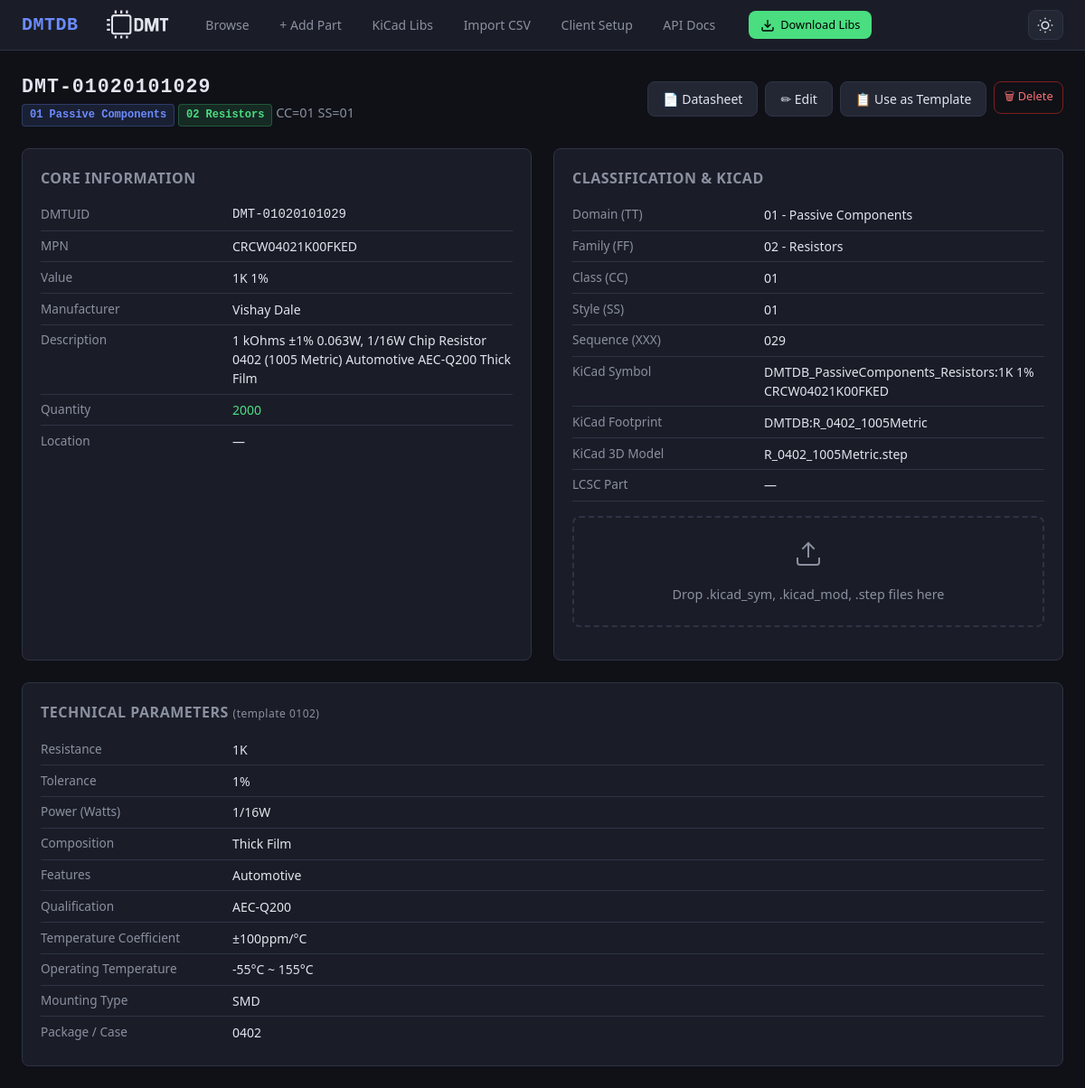
Page /part/DMT-01020101029 on the earlier database version.
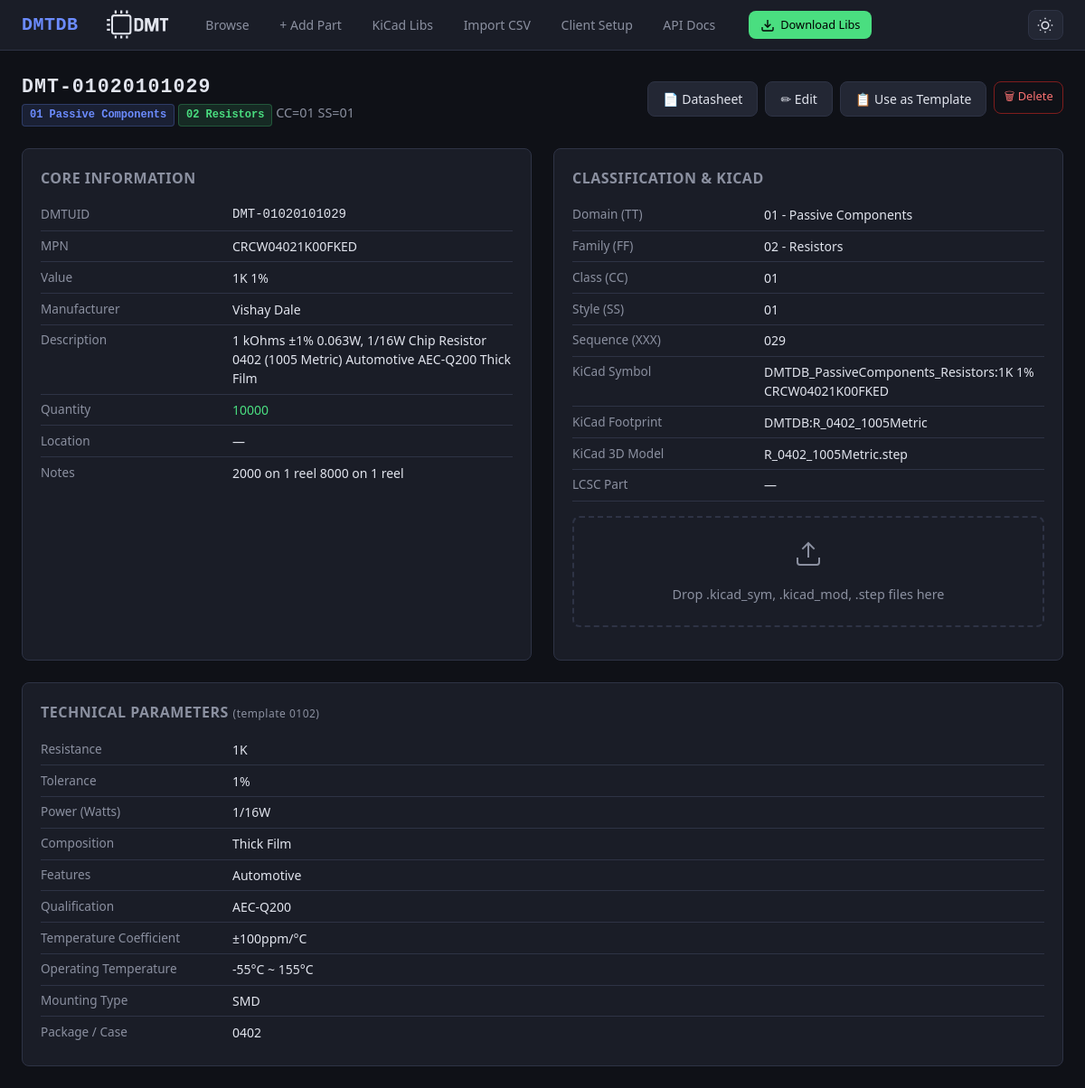
Same page on the later database version.
### db/models.py (models this page shows, shortened)
class Base(DeclarativeBase):
    pass

class Part(Base):
    __tablename__ = "parts"
    dmtuid = Column(String(20), primary_key=True)               # DMT-TTFFCCSSXXX
    tt  = Column(String(2), nullable=False, index=True)
    ff  = Column(String(2), nullable=False, index=True)
    cc  = Column(String(2), nullable=False, index=True)
    ss  = Column(String(2), nullable=False, index=True)
    xxx = Column(String(3), nullable=False)
    mpn          = Column(String(200), index=True, default="")
    manufacturer = Column(String(200), index=True, default="")
    value        = Column(String(200), index=True, default="")
    description  = Column(Text, default="")
    quantity     = Column(String(50), default="")
    location     = Column(String(200), default="")
    datasheet    = Column(Text, default="")
    distributor  = Column(Text, default="")
    kicad_symbol    = Column(String(300), default="")
    kicad_footprint = Column(String(300), default="")
    kicad_libref    = Column(String(300), default="")
    kicad_3dmodel   = Column(String(300), default="")
    extra_json = Column(Text, default="{}")
    notes      = Column(Text, default="")
    created_at = Column(DateTime, default=lambda: datetime.now(timezone.utc))
    updated_at = Column(DateTime, default=lambda: datetime.now(timezone.utc),
                        onupdate=lambda: datetime.now(timezone.utc))
    fields = relationship(
        "PartField", back_populates="part",
        cascade="all, delete-orphan", lazy="selectin",
    )
    __table_args__ = (
        Index("ix_ttffccss", "tt", "ff", "cc", "ss"),
    )

### ui/routes_detail.py (the view)
@ui_bp.route("/part/<dmtuid>")
def part_detail(dmtuid: str):
    session = get_session()
    try:
        part = PartsService.get(session, dmtuid)
        if not part:
            abort(404)
        template = get_fields(part.tt, part.ff)
        return render_template(
            "detail.html",
            part=part,
            template=template,
            domain_name=domain_name,
            family_name=family_name,
        )
    finally:
        session.close()

### db/engine.py (called while the page is built)
def get_session() -> Session:
    if _SessionLocal is None:
        raise RuntimeError("Database not initialised - call init_db() first")
    return _SessionLocal()

### schema/loader.py (called while the page is built)
def domain_name(tt: str) -> str:
    return _domain_map.get(tt, "Unknown")

def family_name(tt: str, ff: str) -> str:
    return _family_map.get(f"{tt}{ff}", "Unknown")

### schema/templates.py (called while the page is built)
def get_fields(tt: str, ff: str) -> Optional[list[str]]:
    return _templates.get(f"{tt}{ff}")

### services/parts_service.py (called while the page is built)
    @staticmethod
    def get(session: Session, dmtuid: str) -> Part | None:
        return session.get(Part, dmtuid.upper())

### templates/detail.html (shortened to what the changed rows need)
{% extends "base.html" %}
{% block content %}
<div class="page-header">
  <div>
    <h1 style="font-family:var(--mono); letter-spacing:1px;">{{ part.dmtuid }}</h1>
    <span class="subtitle">
      <span class="badge badge-domain">{{ part.tt }} {{ domain_name(part.tt) }}</span>
      <span class="badge badge-family">{{ part.ff }} {{ family_name(part.tt, part.ff) }}</span>
      CC={{ part.cc }} SS={{ part.ss }}
    </span>
  </div>
</div>
<div class="detail-grid">
  <div class="detail-card">
    <h2>Core Information</h2>
    <div class="field-row"><span class="field-label">DMTUID</span><span class="field-value"
        style="font-family:var(--mono)">{{ part.dmtuid }}</span></div>
    <div class="field-row"><span class="field-label">MPN</span><span class="field-value">{{ part.mpn or '—' }}</span>
    </div>
    <div class="field-row"><span class="field-label">Value</span><span class="field-value">{{ part.value or '—'
        }}</span></div>
    <div class="field-row"><span class="field-label">Manufacturer</span><span class="field-value">{{ part.manufacturer
        or '—' }}</span></div>
    <div class="field-row"><span class="field-label">Description</span><span class="field-value">{{ part.description or
        '—' }}</span></div>
    <div class="field-row"><span class="field-label">Quantity</span><span class="field-value"
        style="color:var(--green);">{{ part.quantity or '—' }}</span></div>
    <div class="field-row"><span class="field-label">Location</span><span class="field-value">{{ part.location or '—'
        }}</span></div>
    {% if part.notes %}
    <div class="field-row"><span class="field-label">Notes</span><span class="field-value">{{ part.notes }}</span></div>
    {% endif %}
  </div>
  <div class="detail-card">
    <h2>Classification & KiCad</h2>
    <div class="field-row"><span class="field-label">Domain (TT)</span><span class="field-value">{{ part.tt }} - {{
        domain_name(part.tt) }}</span></div>
    <div class="field-row"><span class="field-label">Family (FF)</span><span class="field-value">{{ part.ff }} - {{
        family_name(part.tt, part.ff) }}</span></div>
    <div class="field-row"><span class="field-label">Class (CC)</span><span class="field-value">{{ part.cc }}</span>
    </div>
    <div class="field-row"><span class="field-label">Style (SS)</span><span class="field-value">{{ part.ss }}</span>
    </div>
    <div class="field-row"><span class="field-label">Sequence (XXX)</span><span class="field-value">{{ part.xxx
        }}</span></div>
    <div class="field-row"><span class="field-label">KiCad Symbol</span><span class="field-value" id="kicad-symbol">{{
        part.kicad_symbol
        or '—' }}</span></div>
    <div class="field-row"><span class="field-label">KiCad Footprint</span><span class="field-value"
        id="kicad-footprint">{{
        part.kicad_footprint or '—' }}</span></div>
    <div class="field-row"><span class="field-label">KiCad 3D Model</span><span class="field-value"
        id="kicad-3dmodel">{{
        part.kicad_3dmodel or '—' }}</span></div>
    <div class="field-row"><span class="field-label">LCSC Part</span><span class="field-value" id="kicad-lcsc">{{
        part.kicad_libref
        or '—' }}</span></div>
  </div>
  {% if part.fields %}
  <div class="detail-card" style="grid-column: 1 / -1;">
    <h2>Technical Parameters
      {% if template %}
      <span style="font-weight:400; font-size:.75rem; color:var(--text-dim); text-transform:none;"> (template {{ part.tt
        }}{{ part.ff }})</span>
      {% endif %}
    </h2>
  </div>
  {% endif %}
</div>
{% endblock %}

Differences in the rows shown:
changed Part "DMT-01020101029": quantity "2000" → "10000"; notes (not shown) → "2000 on 1 reel 8000 on 1 reel"
Other differences:
text now shown: "Notes"
